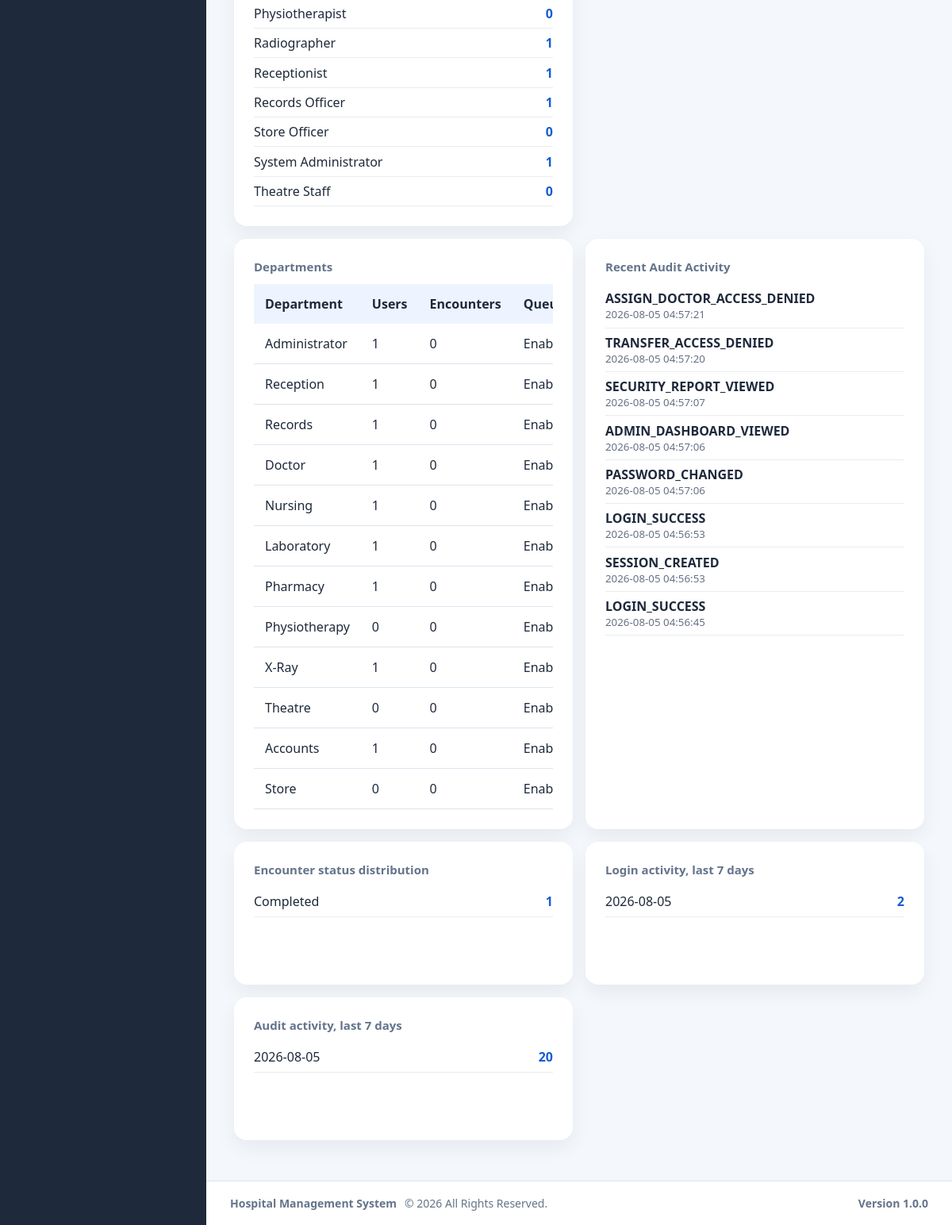
/dashboard/admin.php (signed in, lower part), run on an earlier commit of the app's database.
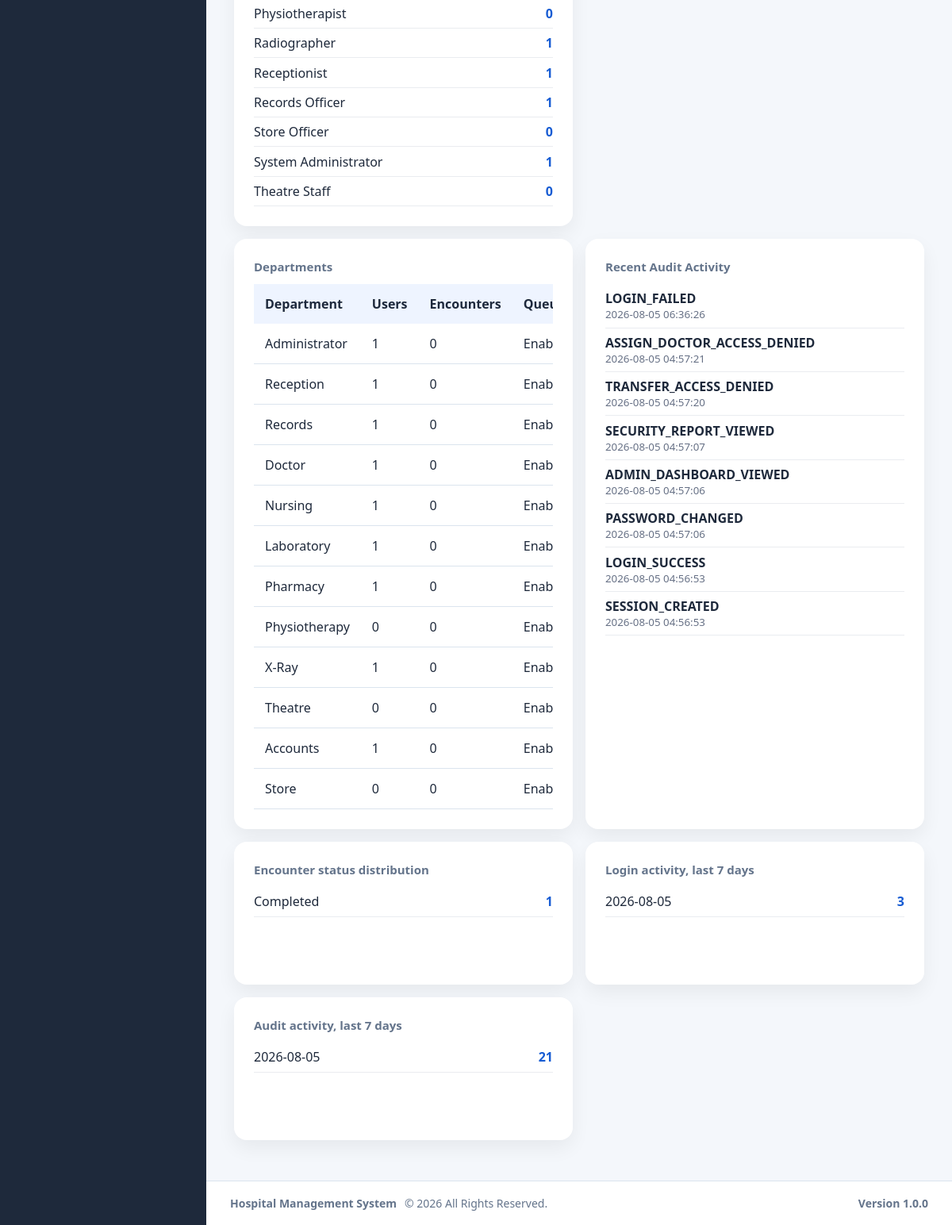
And on a later commit of the database.
### tables this page shows
CREATE TABLE `departments` (
  `id` int(11) NOT NULL AUTO_INCREMENT,
  `department_name` varchar(100) NOT NULL,
  `department_code` varchar(30) NOT NULL,
  `description` text DEFAULT NULL,
  `location` varchar(150) DEFAULT NULL,
  `contact_extension` varchar(30) DEFAULT NULL,
  `department_type` enum('Clinical','Administrative','Diagnostic','Support') NOT NULL DEFAULT 'Support',
  `queue_enabled` tinyint(1) NOT NULL DEFAULT 1,
  `is_active` tinyint(1) NOT NULL DEFAULT 1,
  `display_order` int(11) NOT NULL DEFAULT 0,
  `created_at` timestamp NOT NULL DEFAULT current_timestamp(),
  `updated_at` timestamp NULL DEFAULT NULL ON UPDATE current_timestamp(),
  PRIMARY KEY (`id`),
  UNIQUE KEY `uq_departments_name` (`department_name`),
  UNIQUE KEY `uq_departments_code` (`department_code`),
  KEY `idx_departments_active` (`is_active`),
  KEY `idx_departments_type` (`department_type`),
  KEY `idx_departments_queue` (`queue_enabled`)
);

CREATE TABLE `audit_logs` (
  `id` int(11) NOT NULL AUTO_INCREMENT,
  `user_id` int(11) DEFAULT NULL,
  `visit_id` int(11) DEFAULT NULL,
  `patient_id` int(11) DEFAULT NULL,
  `module` varchar(100) NOT NULL,
  `action` varchar(100) NOT NULL,
  `description` text DEFAULT NULL,
  `ip_address` varchar(50) DEFAULT NULL,
  `user_agent` varchar(255) DEFAULT NULL,
  `department_id` int(11) DEFAULT NULL,
  `severity` varchar(20) NOT NULL DEFAULT 'INFO',
  `event_type` varchar(100) NOT NULL DEFAULT 'GENERAL',
  `created_at` timestamp NOT NULL DEFAULT current_timestamp(),
  PRIMARY KEY (`id`),
  KEY `idx_audit_user` (`user_id`),
  KEY `idx_audit_visit` (`visit_id`),
  KEY `idx_audit_patient_created` (`patient_id`,`created_at`),
  KEY `idx_audit_module` (`module`),
  KEY `idx_audit_created` (`created_at`),
  KEY `idx_audit_action_created` (`action`,`created_at`),
  KEY `idx_audit_user_created` (`user_id`,`created_at`),
  KEY `idx_audit_ip_created` (`ip_address`,`created_at`),
  KEY `idx_audit_department_created` (`department_id`,`created_at`),
  KEY `idx_audit_module_created` (`module`,`created_at`),
  KEY `idx_audit_event_created` (`event_type`,`created_at`),
  KEY `idx_audit_severity_created` (`severity`,`created_at`),
  KEY `idx_audit_visit_created` (`visit_id`,`created_at`),
  CONSTRAINT `fk_audit_department` FOREIGN KEY (`department_id`) REFERENCES `departments` (`id`) ON DELETE SET NULL ON UPDATE CASCADE,
  CONSTRAINT `fk_audit_patient` FOREIGN KEY (`patient_id`) REFERENCES `patients` (`id`) ON DELETE SET NULL ON UPDATE CASCADE,
  CONSTRAINT `fk_audit_user` FOREIGN KEY (`user_id`) REFERENCES `users` (`id`) ON DELETE SET NULL ON UPDATE CASCADE,
  CONSTRAINT `fk_audit_visit` FOREIGN KEY (`visit_id`) REFERENCES `visits` (`id`) ON DELETE SET NULL ON UPDATE CASCADE
);

### dashboard/admin.php (the view, shortened to what the changed rows need)
<?php
require_once __DIR__ . '/../config/auth.php';
require_once __DIR__ . '/../config/database.php';
require_once __DIR__ . '/../config/helpers.php';
require_once __DIR__ . '/../services/DashboardService.php';
$dashboardService = new DashboardService($pdo);
$dashboardService->recordDashboardView((int)($currentUser['id'] ?? 0));
$dashboard = $dashboardService->getAdministratorDashboard();
$data = $dashboard['data'] ?? [];
$users = $data['users'] ?? [];
$departments = $data['departments'] ?? [];
$encounters = $data['encounters'] ?? [];
$audit = $data['audit'] ?? [];
$charts = $data['charts'] ?? [];
require_once __DIR__ . '/../layouts/header.php';
require_once __DIR__ . '/../layouts/sidebar.php';
?>
<main class="content admin-dashboard">
    <section class="dashboard-columns">
        <article class="card">
            <div class="metric-list">
                <?php foreach (($users['by_role'] ?? []) as $role => $count): ?>
                    <div><span><?= e($role) ?></span><strong><?= (int)$count ?></strong></div>
                <?php endforeach; ?>
            </div>
        </article>
    </section>
    <section class="dashboard-columns">
        <article class="card">
            <div class="table-wrapper">
                <table>
                    <thead><tr><th>Department</th><th>Users</th><th>Encounters</th><th>Queue</th></tr></thead>
                    <tbody>
                    <?php foreach (($departments['items'] ?? []) as $department): ?>
                        <tr>
                            <td><?= e($department['department_name']) ?></td>
                            <td><?= (int)$department['active_users'] ?></td>
                            <td><?= (int)$department['active_encounters'] ?></td>
                            <td><?= !empty($department['queue_enabled']) ? 'Enabled' : 'Disabled' ?></td>
                        </tr>
                    <?php endforeach; ?>
                    </tbody>
                </table>
            </div>
        </article>
        <article class="card">
            <?php foreach (array_slice($audit['recent'] ?? [], 0, 8) as $event): ?>
                <div class="activity-row"><strong><?= e($event['action'] ?? '') ?></strong><small><?= e($event['created_at'] ?? '') ?></small></div>
            <?php endforeach; ?>
        </article>
    </section>
    <section class="dashboard-columns charts" aria-label="Dashboard charts">
        <?php foreach ([
            ['Encounter status distribution', $encounters['by_status'] ?? []],
            ['Login activity, last 7 days', $charts['login_activity'] ?? []],
            ['Audit activity, last 7 days', $charts['audit_activity'] ?? []]
        ] as $chart): ?>
            <article class="card chart-card">
                <h3><?= e($chart[0]) ?></h3>
                <?php foreach ($chart[1] as $label => $value):
                    if (is_array($value)) {
                        $label = $value['activity_date'] ?? '';
                        $value = $value['total'] ?? 0;
                    }
                    $value = (int)$value;
                ?>
                    <div class="bar-row"><span><?= e((string)$label) ?></span><strong><?= $value ?></strong></div>
                <?php endforeach; ?>
            </article>
        <?php endforeach; ?>
    </section>
</main>
<?php require_once __DIR__ . '/../layouts/footer.php'; ?>

What changed in the data, as far as the page shows it:
no longer on this page (row unchanged): audit_logs: action "LOGIN_SUCCESS", created_at "2026-08-05 04:56:45"
added audit_logs: action "LOGIN_FAILED", created_at "2026-08-05 06:36:26"
Also different on the page:
list line gone: "2026-08-05 2"
new list line: "2026-08-05 3"
list line gone: "2026-08-05 20"
new list line: "2026-08-05 21"
